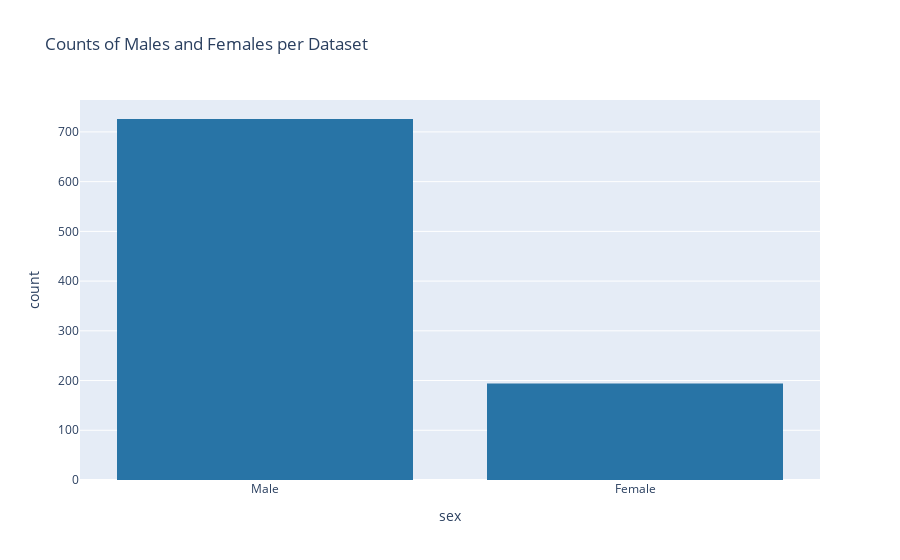

The cell this chart's notebook holds for it:
### Code cell
# Let's Create the hist plot
fig = px.histogram(data_frame=df, x='sex', barmode='group', color_discrete_sequence=["#2874a6"],
labels={'dataset': 'Dataset', 'count': 'Count'},
title='Counts of Males and Females per Dataset')
# Show the figure
fig.show()

### Figure 1 — Plotly figure (JSON) as saved in the notebook; plotly's stock layout.template omitted (floating-point values rounded to 4 significant figures; data arrays with more than 128 entries replaced by an {"elided": "..."} marker saying what was removed)
{"data": [{"alignmentgroup": "True", "bingroup": "x", "hovertemplate": "sex=%{x}<br>count=%{y}<extra></extra>", "legendgroup": "", "marker": {"color": "#2874a6", "pattern": {"shape": ""}}, "name": "", "offsetgroup": "", "orientation": "v", "showlegend": false, "type": "histogram", "x": {"elided": "920 str values"}, "xaxis": "x", "yaxis": "y"}], "layout": {"barmode": "group", "legend": {"tracegroupgap": 0}, "title": {"text": "Counts of Males and Females per Dataset"}, "xaxis": {"anchor": "y", "domain": [0, 1], "title": {"text": "sex"}}, "yaxis": {"anchor": "x", "domain": [0, 1], "title": {"text": "count"}}}}
